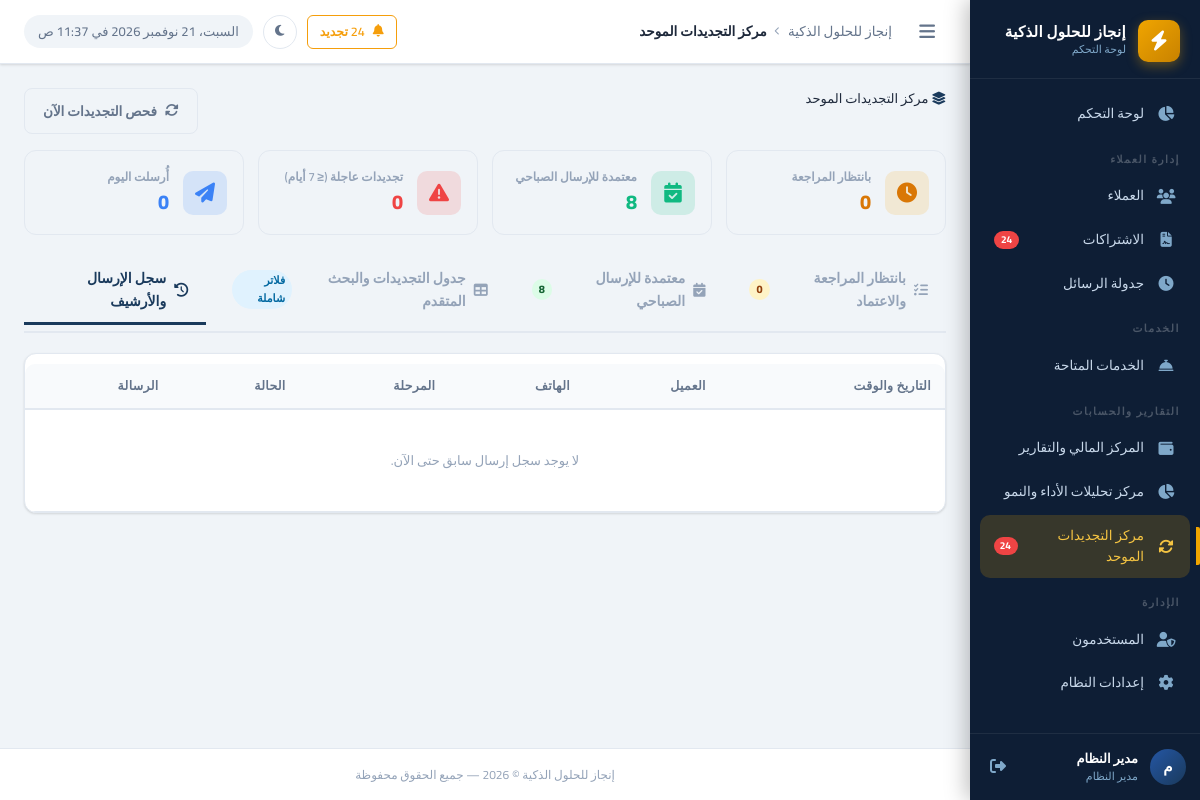
/reports/renewals_hub.php?tab=history (signed in), run on an earlier commit of the app's database.
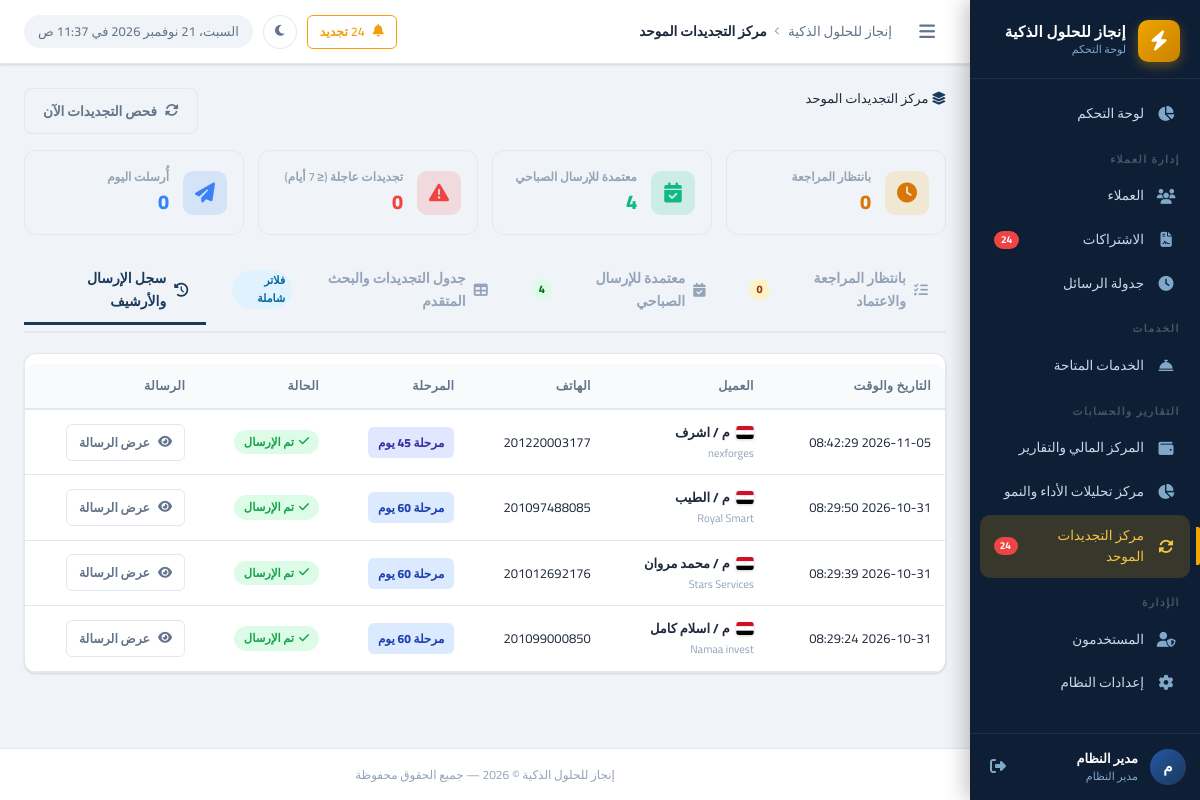
And on a later commit of the database.
### tables this page shows
CREATE TABLE `renewal_notifications` (
  `id` int UNSIGNED NOT NULL,
  `client_id` int UNSIGNED NOT NULL,
  `cycle_end_date` date NOT NULL,
  `stage` int NOT NULL COMMENT '60, 45, 30, 15, 7',
  `status` varchar(20) NOT NULL DEFAULT 'pending_review' COMMENT 'pending_review, approved, sent, skipped, failed',
  `message` text NOT NULL,
  `admin_notified_at` datetime DEFAULT NULL,
  `reviewed_at` datetime DEFAULT NULL,
  `reviewed_by` int UNSIGNED DEFAULT NULL,
  `sent_at` datetime DEFAULT NULL,
  `response` text,
  `created_at` datetime DEFAULT CURRENT_TIMESTAMP,
  `updated_at` datetime DEFAULT CURRENT_TIMESTAMP ON UPDATE CURRENT_TIMESTAMP
);

CREATE TABLE `clients` (
  `id` int UNSIGNED NOT NULL,
  `name` varchar(200) NOT NULL COMMENT 'اسم العميل',
  `company_name` varchar(200) DEFAULT NULL COMMENT 'اسم الشركة',
  `mobile` varchar(20) NOT NULL COMMENT 'رقم الموبايل',
  `mobile_2` varchar(20) DEFAULT NULL COMMENT 'رقم موبايل إضافي',
  `activity` varchar(200) DEFAULT NULL COMMENT 'النشاط التجاري',
  `country` varchar(10) NOT NULL DEFAULT 'EG',
  `domain` varchar(255) DEFAULT NULL,
  `domain_provider` varchar(100) DEFAULT NULL,
  `username_note` varchar(200) DEFAULT NULL COMMENT 'اسم المستخدم (للإشارة)',
  `server_panel` varchar(100) NOT NULL DEFAULT 'cp.enjaz.cloud',
  `email` varchar(200) DEFAULT NULL,
  `address` text,
  `notes` text,
  `status` tinyint(1) NOT NULL DEFAULT '1' COMMENT '1=نشط, 0=موقوف',
  `created_by` int UNSIGNED DEFAULT NULL,
  `created_at` datetime NOT NULL DEFAULT CURRENT_TIMESTAMP,
  `updated_at` datetime NOT NULL DEFAULT CURRENT_TIMESTAMP ON UPDATE CURRENT_TIMESTAMP
);

### includes/functions.php (called while the page is built, shortened)
<?php
function getCountryFlagSvg(?string $countryCode, int $width = 22, int $height = 16): string {
    $code = strtoupper(trim($countryCode ?? 'EG'));
    $w = (int)$width;
    $h = (int)$height;
    switch ($code) {
        case 'EG':
            return sprintf('<svg xmlns="http://www.w3.org/2000/svg" viewBox="0 0 640 480" width="%d" height="%d" style="border-radius:3px;box-shadow:0 1px 3px rgba(0,0,0,0.18);vertical-align:middle;display:inline-block;"><rect width="640" height="160" fill="#ce1126"/><rect y="160" width="640" height="160" fill="#ffffff"/><rect y="320" width="640" height="160" fill="#000000"/><path d="M320 200c-7 0-14 8-14 20 0 16 14 30 14 30s14-14 14-30c0-12-7-20-14-20z" fill="#c09300"/><circle cx="320" cy="225" r="5" fill="#ffffff"/></svg>', $w, $h);
    }
}
function e(mixed $value): string {
    return htmlspecialchars((string)$value, ENT_QUOTES, 'UTF-8');
}
function clean(string $input): string {
    return trim(strip_tags($input));
}

### reports/renewals_hub.php (the view, shortened to what the changed rows need)
<?php
$db = getDB();
$activeTab = clean($_GET['tab'] ?? 'pending');
try {
    $db->exec("
        UPDATE renewal_notifications
        SET stage = 45
        WHERE status IN ('pending_review', 'approved')
          AND stage = 60
          AND DATEDIFF(cycle_end_date, CURDATE()) < 58
    ");
    $db->exec("
        UPDATE renewal_notifications
        SET stage = 30
        WHERE status IN ('pending_review', 'approved')
          AND stage = 45
          AND DATEDIFF(cycle_end_date, CURDATE()) < 43
    ");
} catch (\Throwable $e) {}
$pendingCount = 0;
$approvedCount = 0;
try {
    $pendingCount = (int)$db->query("SELECT COUNT(*) FROM renewal_notifications WHERE status = 'pending_review'")->fetchColumn();
    $approvedCount = (int)$db->query("SELECT COUNT(*) FROM renewal_notifications WHERE status = 'approved'")->fetchColumn();
} catch (\Throwable $e) {}
$pendingItems = [];
$milestoneStats = [];
$historyItems = [];
if ($activeTab === 'history') {
    try {
        $stmtHistory = $db->query("
            SELECT rn.*,
                   c.name as client_name, c.company_name, c.mobile, c.country,
                   u.username as reviewer_name
            FROM renewal_notifications rn
            JOIN clients c ON c.id = rn.client_id
            LEFT JOIN users u ON u.id = rn.reviewed_by
            WHERE rn.status IN ('sent', 'failed', 'skipped')
            ORDER BY COALESCE(rn.sent_at, rn.reviewed_at) DESC
            LIMIT 100
        ");
        $historyItems = $stmtHistory->fetchAll(PDO::FETCH_ASSOC);
    } catch (\Throwable $e) {}
}
require_once INCLUDES_PATH . '/header.php';
?>
<div class="hub-stats-grid">
  <div class="hub-stat-card">
    <div>
      <div style="font-size: 12px; color: var(--text-muted); font-weight: 600;">معتمدة للإرسال الصباحي</div>
      <div style="font-size: 20px; font-weight: 800; color: #10b981;"><?= $approvedCount ?></div>
    </div>
  </div>
</div>
<div class="hub-nav-tabs">
  <a href="renewals_hub.php?tab=approved" class="hub-tab-link <?= $activeTab === 'approved' ? 'active' : '' ?>">
    <i class="fas fa-calendar-check"></i>
    <span>معتمدة للإرسال الصباحي</span>
    <span class="hub-tab-badge" style="background: #dcfce7; color: #166534;"><?= $approvedCount ?></span>
  </a>
</div>
<?php if ($activeTab === 'pending'): ?>
  <div style="display: flex; gap: 8px; flex-wrap: wrap; margin-bottom: 16px;">
    <a href="renewals_hub.php?tab=pending" class="btn btn-sm <?= (!isset($_GET['stage']) || $_GET['stage'] === '') ? 'btn-primary' : 'btn-outline' ?>">
      الكل (<?= $pendingCount ?>)
    </a>
    <?php foreach ([60, 45, 30, 15, 7] as $m): ?>
      <a href="renewals_hub.php?tab=pending&stage=<?= $m ?>" class="btn btn-sm <?= (isset($_GET['stage']) && $_GET['stage'] == $m) ? 'btn-primary' : 'btn-outline' ?>">
        مرحلة <?= $m ?> يوم (<?= $milestoneStats[$m] ?? 0 ?>)
      </a>
    <?php endforeach; ?>
  </div>
  <?php if (empty($pendingItems)): ?>
    <div class="card" style="text-align: center; padding: 48px 24px;">
      <i class="fas fa-check-circle" style="font-size: 48px; color: var(--success); margin-bottom: 12px;"></i>
      <h3 style="margin: 0 0 6px 0;">رائع! لا توجد إشعارات بانتظار المراجعة</h3>
      <p style="color: var(--text-muted); margin: 0;">جميع العملاء المستحقين للتنبيه تمت مراجعتهم أو لا توجد اشتراكات مستحقة حالياً.</p>
    </div>
  <?php else: ?>
    <form id="bulkForm" method="POST" action="renewals_hub.php?tab=pending">
      <?= csrfField() ?>
      <div class="batch-bar">
        <div style="display: flex; align-items: center; gap: 10px;">
          <label style="display: flex; align-items: center; gap: 6px; cursor: pointer; font-weight: 700; margin: 0;">
            <input type="checkbox" id="selectAllReviews" onclick="toggleSelectAllReviews(this)">
            <span>تحديد الكل</span>
          </label>
          <span style="font-size: 13px; color: var(--text-muted);">(المحدد: <strong id="selectedReviewsCount">0</strong>)</span>
        </div>
        <div style="display: flex; gap: 8px;">
          <button type="submit" name="action" value="bulk_approve" class="btn btn-sm btn-primary" id="bulkApproveBtn" disabled onclick="return confirm('هل أنت متأكد من اعتماد ونقل المحدد للإرسال الصباحي المجدول؟')">
            <i class="fas fa-calendar-check"></i> اعتماد للجدولة الصباحية
          </button>
          <button type="submit" name="action" value="bulk_send" class="btn btn-sm btn-success" id="bulkSendBtn" disabled onclick="return confirm('تحذير: هل أنت متأكد من إرسال رسائل الواتساب للمحددين فوراً الآن؟')">
            <i class="fab fa-whatsapp"></i> إرسال الآن مباشرة
          </button>
        </div>
      </div>
      <div class="review-cards-grid">
        <?php foreach ($pendingItems as $idx => $item):
          $stageClass = 'stage-' . $item['stage'];
        ?>
          <div class="review-card">
            <div class="review-card-header">
              <div style="display: flex; align-items: center; gap: 8px;">
                <input type="checkbox" name="selected_ids[]" value="<?= $item['id'] ?>" class="review-item-checkbox" onchange="updateReviewSelectionCount()">
                <div>
                  <div style="display: flex; align-items: center; gap: 6px;">
                    <?= getCountryFlagSvg($item['country'] ?? 'EG', 18, 13) ?>
                    <strong style="font-size: 14.5px;"><?= e($item['client_name']) ?></strong>
                  </div>
                  <?php if (!empty($item['company_name'])): ?>
                    <div style="font-size: 11px; color: var(--text-muted); margin-top: 2px;"><?= e($item['company_name']) ?></div>
                  <?php endif; ?>
                </div>
              </div>
              <span class="stage-pill <?= $stageClass ?>">مرحلة <?= $item['stage'] ?> يوم</span>
            </div>
            <div class="review-card-body">
              <div style="font-size: 12px; color: var(--text-muted); margin-bottom: 10px; display: flex; justify-content: space-between;">
                <span>📱 <?= e($item['mobile']) ?></span>
                <span>📅 ينتهي: <strong><?= e($item['cycle_end_date']) ?></strong> (متبقي <?= $item['days_left'] ?> يوم)</span>
              </div>
              <label style="font-size: 12px; font-weight: 700; color: var(--text-muted); margin-bottom: 4px; display: block;">
                نص الرسالة المخصص للعميل:
              </label>
              <textarea name="message_<?= $item['id'] ?>" class="form-control" style="font-size: 12.5px; height: 130px; resize: vertical; line-height: 1.5; font-family: inherit;"><?= e($item['message']) ?></textarea>
            </div>
            <div class="review-card-footer">
              <button type="button" class="btn btn-sm btn-success" style="flex: 1;" onclick="sendSingleFromCard(<?= $item['id'] ?>, this)">
                <i class="fab fa-whatsapp"></i> إرسال الآن
              </button>
              <button type="button" class="btn btn-sm btn-outline" style="flex: 1;" onclick="approveSingleFromCard(<?= $item['id'] ?>, this)">
                <i class="fas fa-check"></i> اعتماد للجدولة
              </button>
              <button type="button" class="btn btn-sm btn-outline" style="color: var(--danger); border-color: var(--danger);" onclick="skipSingleFromCard(<?= $item['id'] ?>)" title="تخطي العميل لهذه المرحلة">
                <i class="fas fa-times"></i>
              </button>
            </div>
          </div>
        <?php endforeach; ?>
      </div>
    </form>
  <?php endif; ?>
<?php elseif ($activeTab === 'history'): ?>
  <div class="card">
    <div class="table-wrapper">
      <table class="data-table">
        <thead>
          <tr>
            <th>التاريخ والوقت</th>
            <th>العميل</th>
            <th>الهاتف</th>
            <th>المرحلة</th>
            <th>الحالة</th>
            <th>الرسالة</th>
          </tr>
        </thead>
        <tbody>
          <?php if (empty($historyItems)): ?>
            <tr>
              <td colspan="6" style="text-align: center; padding: 40px; color: var(--text-muted);">
                لا يوجد سجل إرسال سابق حتى الآن.
              </td>
            </tr>
          <?php else: ?>
            <?php foreach ($historyItems as $h): ?>
              <tr>
                <td><?= e($h['sent_at'] ?? $h['reviewed_at']) ?></td>
                <td>
                  <div style="display: flex; align-items: center; gap: 6px;">
                    <strong><?= e($h['client_name']) ?></strong>
                  </div>
                  <?php if (!empty($h['company_name'])): ?>
                    <div style="font-size: 11px; color: var(--text-muted); margin-top: 2px;"><?= e($h['company_name']) ?></div>
                  <?php endif; ?>
                </td>
                <td><span dir="ltr"><?= e($h['mobile']) ?></span></td>
                <td><span class="stage-pill stage-<?= $h['stage'] ?>">مرحلة <?= $h['stage'] ?> يوم</span></td>
                <td>
                  <?php if ($h['status'] === 'sent'): ?>
                    <span class="badge badge-success"><i class="fas fa-check"></i> تم الإرسال</span>
                  <?php elseif ($h['status'] === 'failed'): ?>
                    <span class="badge badge-danger"><i class="fas fa-times"></i> فشل</span>
                  <?php else: ?>
                    <span class="badge badge-secondary">تم التخطي</span>
                  <?php endif; ?>
                </td>
                <td>
                  <button type="button" class="btn btn-sm btn-outline" data-msg="<?= htmlspecialchars($h['message'], ENT_QUOTES, 'UTF-8') ?>" onclick="openHubMessageModal(this.getAttribute('data-msg'))">
                    <i class="fas fa-eye"></i> عرض الرسالة
                  </button>
                </td>
              </tr>
            <?php endforeach; ?>
          <?php endif; ?>
        </tbody>
      </table>
    </div>
  </div>
<?php endif; ?>
<?php require_once INCLUDES_PATH . '/footer.php'; ?>

What changed in the data, as far as the page shows it:
now on this page (row edited): renewal_notifications: sent_at "2026-11-05 08:42:29", client.name "م / اشرف", client.company_name "nexforges", client.mobile "201220003177", stage "45", status "sent" (drawn)
now on this page (row edited): renewal_notifications: sent_at "2026-10-31 08:29:50", client.name "م / الطيب", client.company_name "Royal Smart", client.mobile "201097488085", stage "60", status "sent" (drawn)
now on this page (row edited): renewal_notifications: sent_at "2026-10-31 08:29:39", client.name "م / محمد مروان", client.company_name "Stars Services", client.mobile "201012692176", stage "60", status "sent" (drawn)
now on this page (row edited): renewal_notifications: sent_at "2026-10-31 08:29:24", client.name "م / اسلام كامل", client.company_name "Namaa invest", client.mobile "201099000850", stage "60", status "sent" (drawn)
Also different on the page:
$approvedCount: "8" → "4"
text no longer shown: "لا يوجد سجل إرسال سابق حتى الآن."
